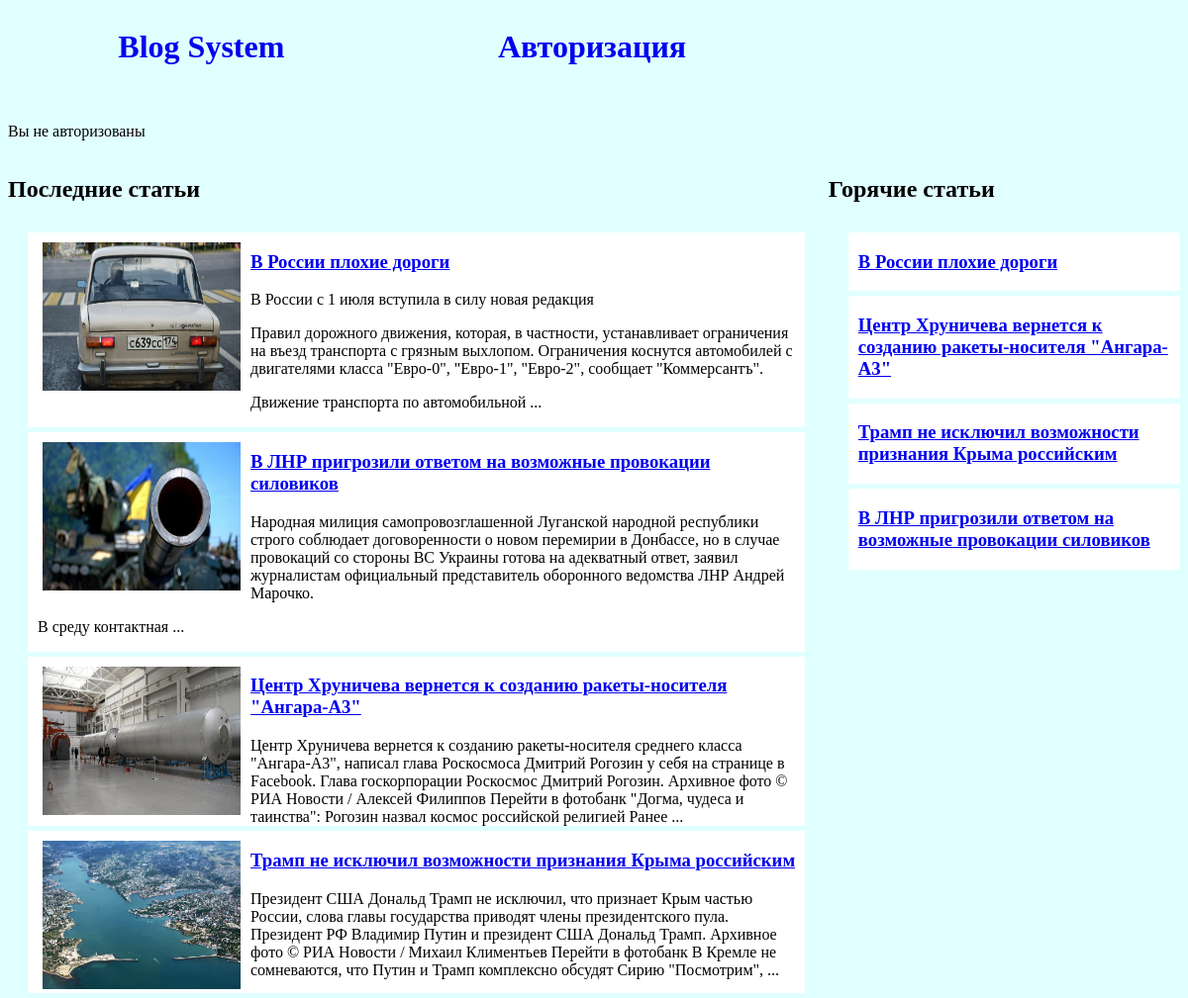
The page / on the database its author committed.
### tables this page shows
CREATE TABLE `news` (
  `id` int(11) NOT NULL,
  `header` text NOT NULL,
  `text` text NOT NULL,
  `image` text,
  `date` date NOT NULL,
  `viewCount` int(11) NOT NULL
);

### Function.php (called while the page is built, shortened)
<?php
function GetArticlesOrderDate ($link)
{
    $query ="SELECT * FROM news ORDER BY date DESC";
    $resultArticleOrderDate = mysqli_query($link, $query) or die("ошибка " . mysqli_error($link));
    return $resultArticleOrderDate;
}
function GetTopArticles ($link)
{
    $date1=date("Y-m-d",mktime(0, 0, 0, date("m")  , date("d")-7, date("Y")));
    $date2=date("Y-m-d");
    $query ='SELECT * FROM news Where date between "'.$date1.'" and "'.$date2.'" ORDER BY viewCount DESC limit 10';
    $resultTopArticle = mysqli_query($link, $query) or die("ошибка " . mysqli_error($link));
    return $resultTopArticle;
}

### index.php (the view, shortened to what this page needs)
<?php
require_once 'connection.php';
$link = mysqli_connect($host, $user, $password, $database)
or die("ошибка" . mysqli_error($link));
mysqli_set_charset($link, "utf8");
require_once 'Function.php';
$resultActiclesOrderDate =GetArticlesOrderDate ($link);
$resultTopActicles = GetTopArticles ($link);
?>
<?php
include("header.php");
?>
<div class="articles" >
<H2>Последние статьи</H2>
<?php if (!empty($resultActiclesOrderDate)) : ?>
    <ul>
    <?php foreach($resultActiclesOrderDate as $item) : ?>
	    <li class="article">
			<?php
			if (!empty($item['image'])){
			echo '<div class="articleImage" ><img src="'.$item['image'].'" /></div>';}
			?>
			<div class="articleTitle"><h3>
			<?php
			echo '<a href="/article.php?id='.$item['id'].'">'.$item['header'].'</a>';
			?>
			</h3></div>
			<div class="articleBody">
			<?php
			$text=$item['text'];
			if (strlen($text)>600){
			$text = substr ($text, 0,strpos($text, " ", 600)); echo $text." ...";}
			else echo $text;
			?>
			</div>
		</li>
    <?php endforeach ?>
    </ul>
<?php endif ?>
</div>
<div class="topArticles">
<H2>Горячие статьи</H2>
<?php if (!empty($resultTopActicles)) : ?>
    <ul>
    <?php foreach($resultTopActicles as $item) : ?>
	    <li class="article">
			<div class="articleTitle"><h3>
			<?php
			echo '<a href="/article.php?id='.$item['id'].'">'.$item['header'].'</a>';
			?>
			</h3></div>
		</li>
    <?php endforeach ?>
    </ul>
<?php endif ?>
</div>
<?php include("footer.php"); ?>

### header.php (shortened to what this page needs)
<!DOCTYPE html>
<html>
	<head>
		<link rel="stylesheet" href="style.css">
		<script src="ckeditor/ckeditor.js"/></script></head>
	<body>
<div style="height:100px" >
		<a href="/" ><h1 class="headerLink">Blog System</h1></a>
        <a href="/Autorisation.php" ><h1 class="headerLink">Авторизация</h1></a>
</div>
<?php
if($_SESSION['isAdmin'])
    $AutorisationStat="Вы авторизованы как: ".$_SESSION['UserName'];
else
    $AutorisationStat="Вы не авторизованы";
?>
<p><?php echo($AutorisationStat); ?></p>

### footer.php (shortened to what this page needs)
	</body>
</html>

### style.css (style rules this page uses)
body { background:#E0FFFF; }
li.article { list-style-type: none; position:relative; display:inline-block; width: 100%; margin-bottom: 5px; background: white; padding: 0px 10px; float: left; }
.article img { width:200px; height:150px; margin: 10px 10px 0px 5px; }
.articleImage { float:left; }
ul { margin: 10px; padding: 10px; }
.articles { position:relative; float:left; width:68%; }
.topArticles { position:relative; float:right; width:30%; }
.headerLink { display:inline-block; width:33%; text-align:center; }

### rows shown on the page
news: image (picture), header "В России плохие дороги", text "В России с 1 июля вступила в силу новая редакция Правил дорожного движения, которая, в частности, устанавливает ограничения на въезд транспорта с грязным выхлопом. Ограничения коснутся автомобилей с двигателями класса \"Евро-0\", \"Евро-1\", \"Евро-2\", сообщает \"Коммерсантъ\". Движение транспорта по автомобильной"
news: image (picture), header "В ЛНР пригрозили ответом на возможные провокации силовиков", text "Народная милиция самопровозглашенной Луганской народной республики строго соблюдает договоренности о новом перемирии в Донбассе, но в случае провокаций со стороны ВС Украины готова на адекватный ответ, заявил журналистам официальный представитель оборонного ведомства ЛНР Андрей Марочко. В среду контактная"
news: image (picture), header "Центр Хруничева вернется к созданию ракеты-носителя \"Ангара-А3\"", text "Центр Хруничева вернется к созданию ракеты-носителя среднего класса \"Ангара-А3\", написал глава Роскосмоса Дмитрий Рогозин у себя на странице в Facebook. Глава госкорпорации Роскосмос Дмитрий Рогозин. Архивное фото © РИА Новости / Алексей Филиппов Перейти в фотобанк \"Догма, чудеса и таинства\": Рогозин назвал космос российской религией Ранее"
news: image (picture), header "Трамп не исключил возможности признания Крыма российским", text "Президент США Дональд Трамп не исключил, что признает Крым частью России, слова главы государства приводят члены президентского пула. Президент РФ Владимир Путин и президент США Дональд Трамп. Архивное фото © РИА Новости / Михаил Климентьев Перейти в фотобанк В Кремле не сомневаются, что Путин и Трамп комплексно обсудят Сирию \"Посмотрим\","

### other values the page prints
$AutorisationStat "Вы не авторизованы"
